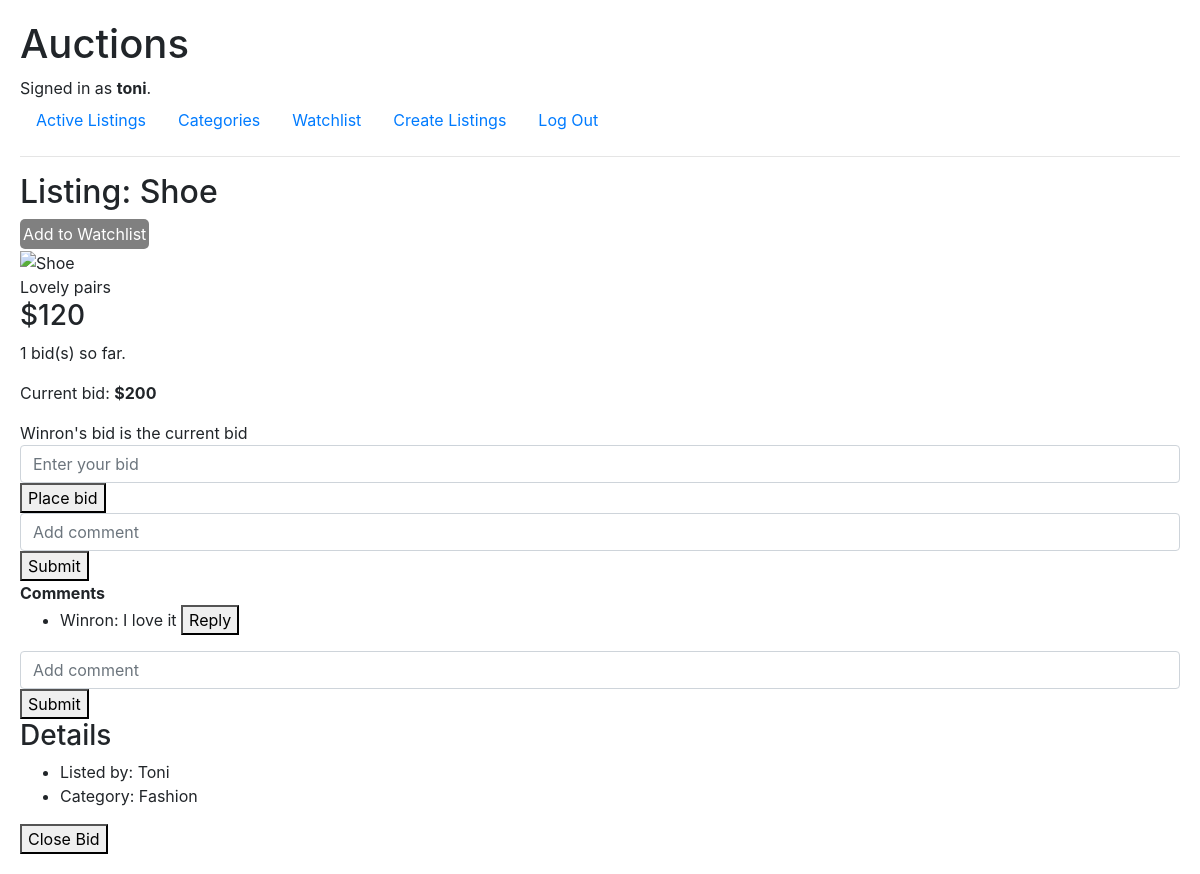
Page /4 (signed in) on the committed database.
### auctions/models.py (models this page shows, shortened)
class User(AbstractUser):
    pass

class Listing(models.Model):
    title = models.CharField(max_length=64)
    image = models.URLField(default="", null=True, blank=True)
    description = models.CharField(max_length=100, null=True, blank=True)
    start_bid = models.IntegerField()
    date = models.DateTimeField(auto_now_add=True)
    category = models.ForeignKey(Category, on_delete=models.CASCADE, null=True, blank=True)
    creator = models.ForeignKey(User, on_delete=models.CASCADE, default="", related_name="creator", null=False)
    status = models.CharField(max_length=10, default='open', choices=[
        ('open', 'Open'),
        ('closed', 'Closed'),
    ])

class Bid(models.Model):
    amount = models.IntegerField()
    listing = models.ForeignKey(Listing, on_delete=models.CASCADE, related_name="bids")
    user = models.ForeignKey(User, on_delete=models.CASCADE, related_name="bid")
    class Meta:
        get_latest_by = 'created_at'

class Comment(models.Model):
    user = models.ForeignKey(User, on_delete=models.CASCADE, related_name="comments")
    comment = models.CharField(max_length=250, null=True, blank=True)
    listing = models.ForeignKey(Listing, on_delete=models.CASCADE, related_name="comment")

class Category(models.Model):
    name = models.CharField(max_length=100)
    def __str__(self):
        return self.name

### auctions/views.py (the view)
# urls.py: path("<int:listing_id>", views.listing, name="listing"),
def listing(request, listing_id):
    listing = Listing.objects.get(pk=listing_id)
    comments = Comment.objects.filter(listing=listing)
    max_bid = listing.bids.aggregate(Max('amount'))['amount__max']
    current_bid = listing.bids.filter(amount=max_bid).first()
    if request.user.is_authenticated:
        watchlist, created = Watchlist.objects.get_or_create(user=request.user)
    else:
        watchlist = None
    return render(request, "auctions/listing.html", {
        "listing": listing,
        "watchlist": watchlist,
        "max_bid": max_bid,
        "current_bid": current_bid,
        "comments": comments,
    })

### auctions/templates/auctions/listing.html (shortened to what this page needs)
{% extends "auctions/layout.html" %}
{% block body %}
    <h2>Listing: {{ listing.title }}</h2>
    <div>
        {% if user.is_authenticated %}
            {% if listing in watchlist.listings.all %}
                <a href="{% url 'remove_watchlist' listing.id %}">
                    <button style="background-color: grey; color: white; padding: 3px 3px; border: none; border-radius: 5px; cursor: pointer;">Watchlist</button>
                </a>
            {% else %}
                <a href="{% url 'add_watchlist' listing.id %}">
                    <button style="background-color: grey; color: white; padding: 3px 3px; border: none; border-radius: 5px; cursor: pointer;">Add to Watchlist</button>
                </a>
            {% endif %}
        {% endif %}
    </div>
    <img src="{{ listing.image }}" alt="{{ listing.title }}">
    <div>
        {{ listing.description|safe }}
    </div>
    <h3>${{ listing.start_bid }}</h3>
    <p>{{ listing.bids.count }} bid(s) so far.</p>
    {% if listing.bids.exists %}
        <p>Current bid: <strong>${{ max_bid }}</strong></p>
        {% if request.user == current_bid.user %}
            Your bid is the current bid
        {% else %}
            {{ current_bid.user }}'s bid is the current bid
        {% endif %}
    {% endif %}
    {% if listing.status == "open" %}
        <form action="{% url 'bid' listing.id %}" method="post">
            <input autofocus class="form-control" type="number" name="bid" placeholder="Enter your bid">
            <div>
                <button type="submit">Place bid</button>
            </div>
        </form>
        <form action="{% url 'comments' listing.id %}" method="post" onsubmit="return validateComment()">
            <input autofocus class="form-control" type="text" name="comment" placeholder="Add comment" id="comment-input">
            <div>
                <button type="submit">Submit</button>
            </div>
        </form>
    {% endif %}
    <div>
        {% if user.is_authenticated %}
            <strong>Comments</strong>
            <div id="comments-section">
                {% if comments == None %}
                    <p>No comments yet</p>
                {% else %}
                    <ul>
                        {% for comment in comments %}
                            <li>
                                {{ comment.user.username|capfirst }}: {{ comment.comment }}
                                <button type="button" onclick="toggleReplyForm('{{ comment.id }}')">Reply</button>
                            </li>
                        {% endfor %}
                    </ul>
                {% endif %}
                <form action="{% url 'comments' listing.id %}" method="post" onsubmit="return validateComment()">
                    <input autofocus class="form-control" type="text" name="comment" placeholder="Add comment" id="comment-input">
                    <div>
                        <button type="submit">Submit</button>
                    </div>
                </form>
            </div>
        {% endif %}
    </div>
    <h3>Details</h3>
    <ul>
        <li>Listed by: {{ listing.creator.username|capfirst }}</li>
        <li>
            {% if listing.category %}
                Category: {{ listing.category }}
            {% else %}
                Category: No category
            {% endif %}
        </li>
    </ul>
    {% if user.is_authenticated %}
        {% if request.user == listing.creator %}
            {% if listing.status == 'open' %}
                <a href="{% url 'close_listing' listing.id %}">
                    <button type="submit">Close Bid</button>
                </a>
            {% endif %}
        {% endif %}
    {% endif %}
{% endblock %}

### auctions/templates/auctions/layout.html (shortened to what this page needs)
{% load static %}
<!DOCTYPE html>
<html lang="en">
    <head>
        <link rel="stylesheet" href="https://stackpath.bootstrapcdn.com/bootstrap/4.4.1/css/bootstrap.min.css">
        <link href="{% static 'auctions/styles.css' %}" rel="stylesheet">
    </head>
    <body>
        <h1>Auctions</h1>
        <div>
            {% if user.is_authenticated %}
                Signed in as <strong>{{ user.username }}</strong>.
            {% else %}
                Not signed in.
            {% endif %}
        </div>
        <ul class="nav">
            <li class="nav-item">
                <a class="nav-link" href="{% url 'active' %}">Active Listings</a>
            </li>
            {% if user.is_authenticated %}
                <li>
                    <a class="nav-link" href="{% url 'categories' %}">Categories</a>
                </li>
                <li>
                    <a class="nav-link" href="{% url 'watchlist' %}">Watchlist</a>
                </li>
                <li>
                    <a class="nav-link" href="{% url 'create_listing' %}">Create Listings</a>
                </li>
                <li class="nav-item">
                    <a class="nav-link" href="{% url 'logout' %}">Log Out</a>
                </li>
            {% endif %}
        </ul>
        <hr>
        {% block body %}
        {% endblock %}
    </body>
</html>

### auctions/static/auctions/styles.css (style rules this page uses)
body { padding: 20px; }

### rows in the picture
User: username "toni"
Listing: title "Shoe", description "Lovely pairs", start_bid "120", bids.count "1", creator.username "Toni", category "Fashion"
Bid: user "Winron"
Comment: user.username "Winron", comment "I love it"

### other values in the picture
{{ max_bid }} "200"
